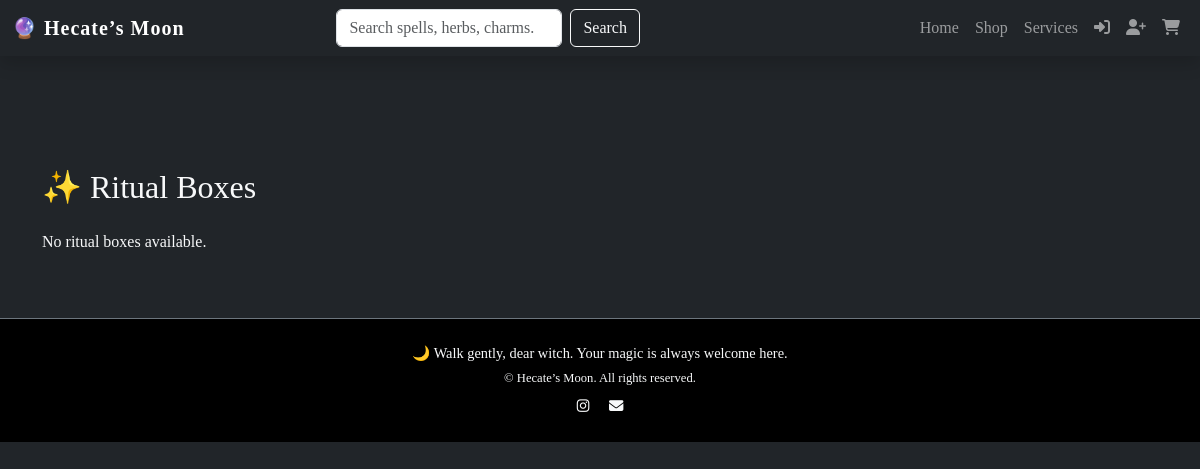
/boxes/, run on an earlier commit of the app's database.
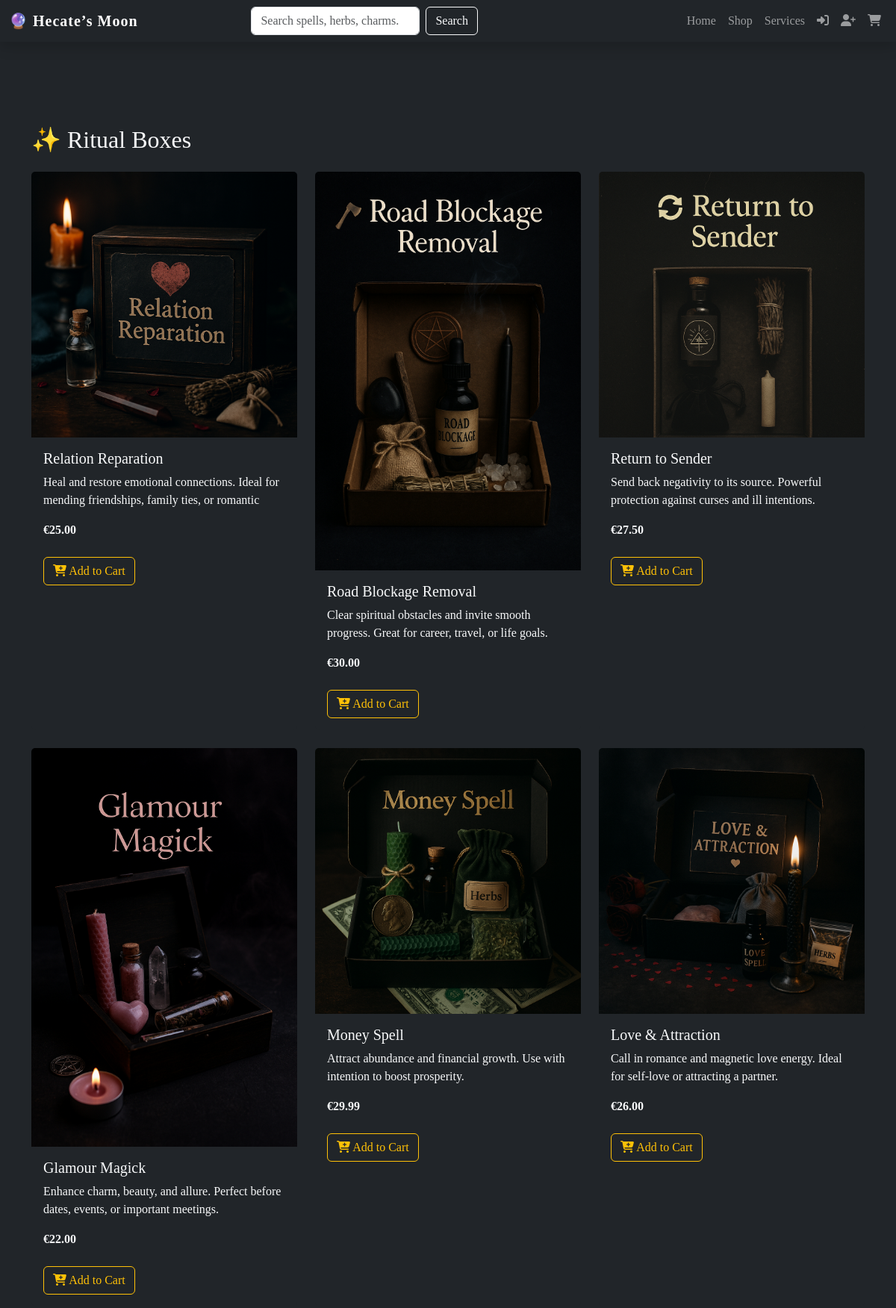
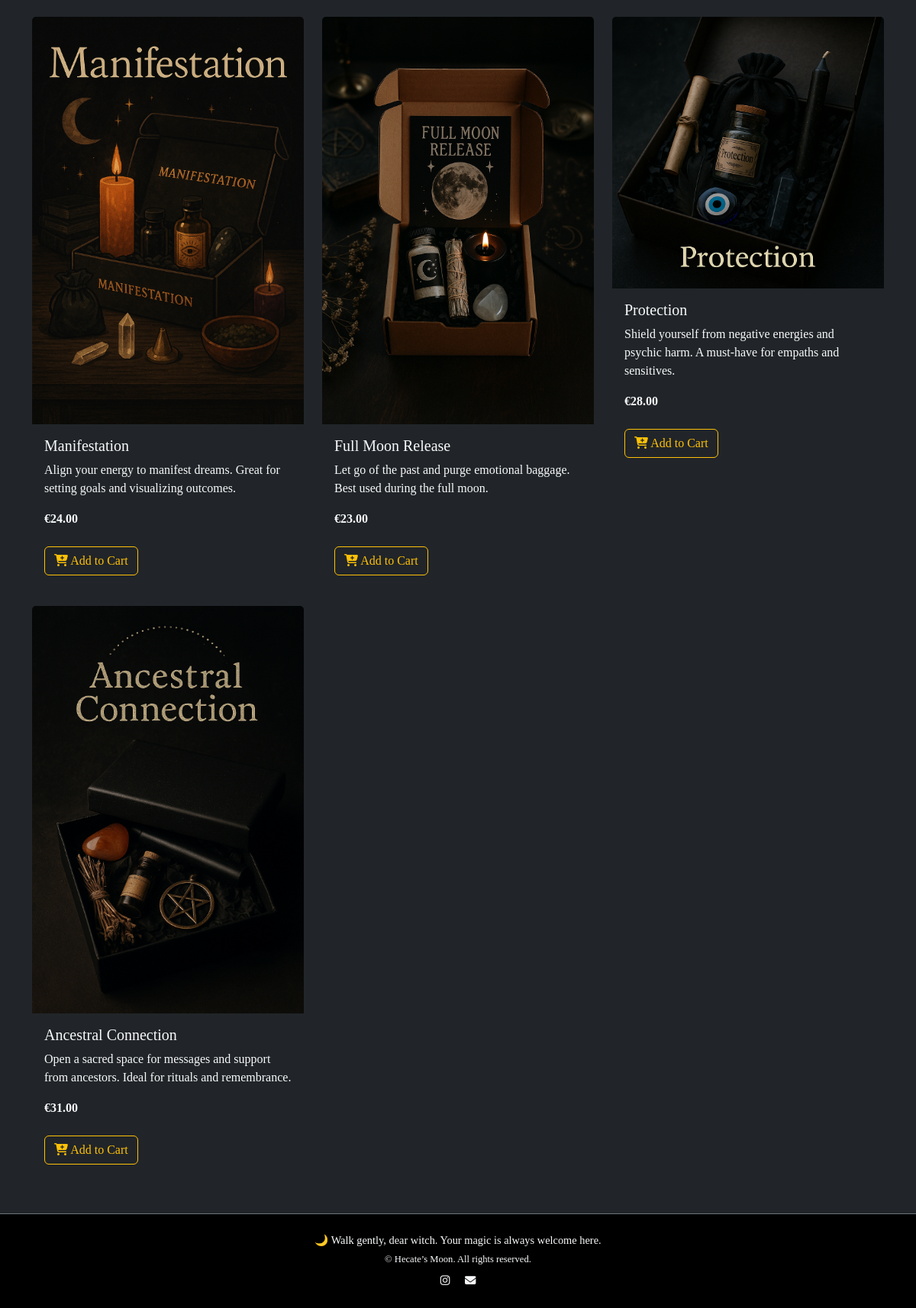
And on a later commit of the database (2 pictures, top to bottom).
### boxes/models.py (models this page shows, shortened)
class Product(models.Model):
    name = models.CharField(max_length=254)
    description = models.TextField()
    price = models.DecimalField(max_digits=6, decimal_places=2)
    image = models.ImageField(upload_to='product_images', null=True, blank=True)
    category = models.CharField(max_length=254, default='General')
    is_available = models.BooleanField(default=True)

### boxes/views.py (the view)
# urls.py: path('', views.all_products, name='all_boxes'),
def all_products(request):
    products = Product.objects.filter(is_available=True)
    boxes = products.filter(category__icontains='box')
    items = products.exclude(category__icontains='box')
    return render(request, 'boxes/all_products.html', {
        'boxes': boxes,
        'items': items,
    })

### cart/context_processors.py (called while the page is built)
def cart_context(request):
    return {
        'cart': Cart(request)
    }

### boxes/templates/boxes/all_products.html
{% extends "base.html" %}
{% load static %}
{% block content %}
<div class="container mt-5 pt-5">
    <h2 class="text-light mb-4">✨ Ritual Boxes</h2>
    <div class="row row-cols-1 row-cols-md-3 g-4">
        {% for product in boxes %}
        <div class="col">
            <div class="card h-100 bg-dark text-light border-light">
                {% if product.image %}
                    <img src="{{ product.image.url }}" class="card-img-top" alt="{{ product.name }}">
                {% endif %}
                <div class="card-body">
                    <h5 class="card-title">{{ product.name }}</h5>
                    <p class="card-text">{{ product.description|truncatewords:20 }}</p>
                    <p class="card-text"><strong>€{{ product.price }}</strong></p>
                    <a href="{% url 'add_to_cart' product.id %}" class="btn btn-outline-warning mt-2">
                        <i class="fas fa-cart-plus"></i> Add to Cart
                    </a>
                </div>
            </div>
        </div>
        {% empty %}
        <p class="text-light">No ritual boxes available.</p>
        {% endfor %}
    </div>
</div>
{% endblock %}

### templates/base.html (shortened to what this page needs)
{% load static %}
<!doctype html>
<html lang="en">
<head>
    {% block corecss %}
    <link rel="stylesheet" href="https://cdn.jsdelivr.net/npm/bootstrap@5.3.2/dist/css/bootstrap.min.css">
    <link rel="stylesheet" href="{% static 'css/base.css' %}">
    {% endblock %}
</head>
<body class="bg-dark text-light">
    <nav class="navbar navbar-expand-lg navbar-dark bg-dark fixed-top shadow">
        <div class="container-fluid">
            <a class="navbar-brand" href="{% url 'home' %}">
                🔮 <strong>Hecate’s Moon</strong>
            </a>
            <div class="collapse navbar-collapse" id="mainNavbar">
                <form class="d-flex mx-auto my-2 my-lg-0" method="GET" action="">
                    <input class="form-control me-2" type="search" placeholder="Search spells, herbs, charms..." aria-label="Search">
                    <button class="btn btn-outline-light" type="submit">Search</button>
                </form>
                <ul class="navbar-nav ms-auto mb-2 mb-lg-0">
                    <li class="nav-item">
                        <a href="{% url 'home' %}" class="nav-link">Home</a>
                    </li>
                    <li class="nav-item">
                        <a href="{% url 'market_landing' %}" class="nav-link">Shop</a>
                    </li>
                    <li class="nav-item">
                        <a href="{% url 'services' %}" class="nav-link">Services</a>
                    </li>
                    {% if user.is_authenticated %}
                        <li class="nav-item">
                            <a href="{% url 'account_logout' %}" class="nav-link" title="Logout">
                                <i class="fas fa-sign-out-alt"></i>
                            </a>
                        </li>
                    {% else %}
                        <li class="nav-item">
                            <a href="{% url 'account_login' %}" class="nav-link" title="Login">
                                <i class="fas fa-sign-in-alt"></i>
                            </a>
                        </li>
                        <li class="nav-item">
                            <a href="{% url 'account_signup' %}" class="nav-link" title="Sign Up">
                                <i class="fas fa-user-plus"></i>
                            </a>
                        </li>
                    {% endif %}
                    <li class="nav-item">
                        <a href="{% url 'cart' %}" class="nav-link" title="Cart">
                            <i class="fas fa-shopping-cart"></i>
                        </a>
                    </li>
                </ul>
            </div>
        </div>
    </nav>
    <div class="container mt-5 pt-4">
    </div>
    {% block content %}{% endblock %}
    <footer class="bg-black text-light mt-5 py-4 border-top border-secondary">
        <div class="container text-center">
            <p class="mb-1">🌙 Walk gently, dear witch. Your magic is always welcome here.</p>
            <p class="mb-0 small">© {{ now|date:"Y" }} Hecate’s Moon. All rights reserved.</p>
            <div class="mt-2">
                <a href="#" class="text-light me-3"><i class="fab fa-instagram"></i></a>
                <a href="mailto:support@hecatesmoon.com" class="text-light"><i class="fas fa-envelope"></i></a>
            </div>
        </div>
    </footer>
</body>
</html>

### static/css/base.css (style rules this page uses)
body { background-color: #0e0b16; color: #e0c3fc; font-family: 'Cinzel', serif; }
a { color: #a29bfe; text-decoration: none; }
.navbar-brand { font-weight: bold; letter-spacing: 1px; }
.card { background-color: #1c1b29; border: none; }
footer { font-size: 0.9rem; }

What changed in the data, as far as the page shows it:
added Product: image (picture), name "Relation Reparation", description "Heal and restore emotional connections. Ideal for mending friendships, family ties, or romantic", price "25.00"
added Product: image (picture), name "Road Blockage Removal", description "Clear spiritual obstacles and invite smooth progress. Great for career, travel, or life goals.", price "30.00"
added Product: image (picture), name "Return to Sender", description "Send back negativity to its source. Powerful protection against curses and ill intentions.", price "27.50"
added Product: image (picture), name "Glamour Magick", description "Enhance charm, beauty, and allure. Perfect before dates, events, or important meetings.", price "22.00"
added Product: image (picture), name "Money Spell", description "Attract abundance and financial growth. Use with intention to boost prosperity.", price "29.99"
added Product: image (picture), name "Love & Attraction", description "Call in romance and magnetic love energy. Ideal for self-love or attracting a partner.", price "26.00"
added Product: image (picture), name "Manifestation", description "Align your energy to manifest dreams. Great for setting goals and visualizing outcomes.", price "24.00"
added Product: image (picture), name "Full Moon Release", description "Let go of the past and purge emotional baggage. Best used during the full moon.", price "23.00"
added Product: image (picture), name "Protection", description "Shield yourself from negative energies and psychic harm. A must-have for empaths and sensitives.", price "28.00"
added Product: image (picture), name "Ancestral Connection", description "Open a sacred space for messages and support from ancestors. Ideal for rituals and remembrance.", price "31.00"
Also different on the page:
text no longer shown: "No ritual boxes available."
